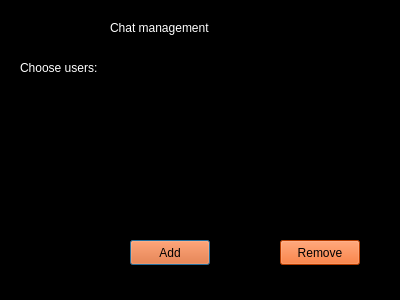
<?xml version="1.0" encoding="UTF-8"?>
<ui version="4.0">
 <class>chatmanagement</class>
 <widget class="QDialog" name="chatmanagement">
  <property name="geometry">
   <rect>
    <x>0</x>
    <y>0</y>
    <width>400</width>
    <height>300</height>
   </rect>
  </property>
  <property name="windowTitle">
   <string>Dialog</string>
  </property>
  <property name="styleSheet">
   <string notr="true">background-color: rgb(0, 0, 0);
color: rgb(255, 255, 255);</string>
  </property>
  <widget class="QLabel" name="label">
   <property name="geometry">
    <rect>
     <x>110</x>
     <y>20</y>
     <width>131</width>
     <height>16</height>
    </rect>
   </property>
   <property name="text">
    <string>Chat management</string>
   </property>
  </widget>
  <widget class="QListWidget" name="usersList">
   <property name="geometry">
    <rect>
     <x>130</x>
     <y>60</y>
     <width>231</width>
     <height>151</height>
    </rect>
   </property>
  </widget>
  <widget class="QLabel" name="label_2">
   <property name="geometry">
    <rect>
     <x>20</x>
     <y>60</y>
     <width>91</width>
     <height>16</height>
    </rect>
   </property>
   <property name="text">
    <string>Choose users:</string>
   </property>
  </widget>
  <widget class="QPushButton" name="add">
   <property name="geometry">
    <rect>
     <x>130</x>
     <y>240</y>
     <width>80</width>
     <height>25</height>
    </rect>
   </property>
   <property name="styleSheet">
    <string notr="true">background-color: rgb(255, 85, 0);
color: rgb(0, 0, 0);</string>
   </property>
   <property name="text">
    <string>Add</string>
   </property>
  </widget>
  <widget class="QPushButton" name="remove">
   <property name="geometry">
    <rect>
     <x>280</x>
     <y>240</y>
     <width>80</width>
     <height>25</height>
    </rect>
   </property>
   <property name="styleSheet">
    <string notr="true">background-color: rgb(255, 85, 0);
color: rgb(0, 0, 0);</string>
   </property>
   <property name="text">
    <string>Remove</string>
   </property>
  </widget>
 </widget>
 <resources/>
 <connections/>
</ui>
